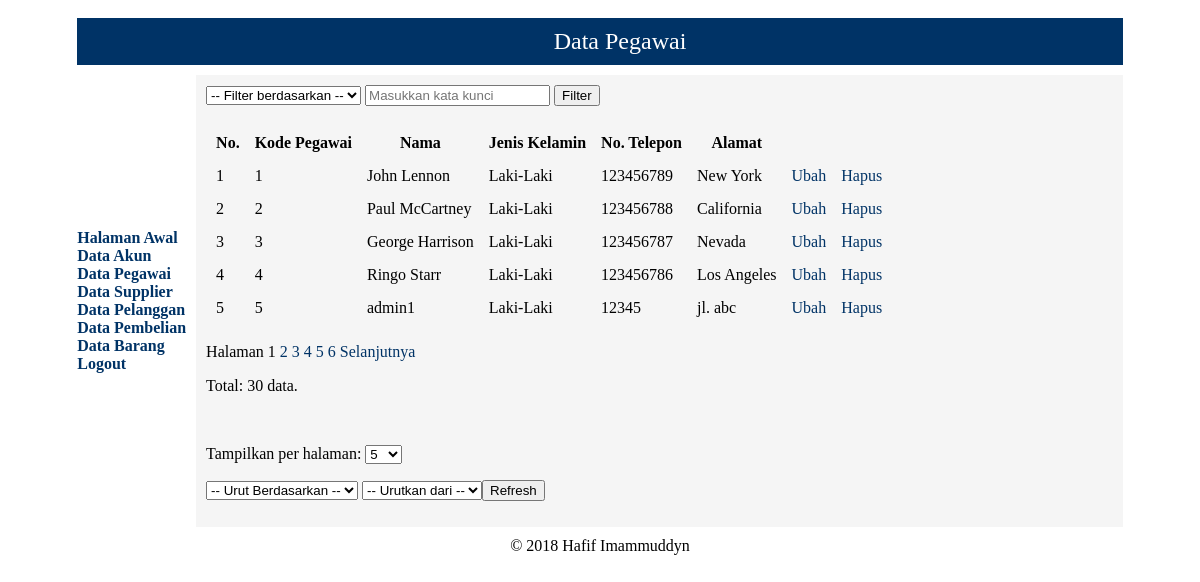
/lihat_pegawai.php (signed in), run on the app's committed database.
### tables this page shows
CREATE TABLE `tb_pegawai` (
  `kode_pegawai` int(11) NOT NULL AUTO_INCREMENT,
  `nama_lengkap` varchar(100) NOT NULL,
  `jenis_kelamin` enum('L','P') NOT NULL,
  `no_telepon` varchar(15) NOT NULL,
  `alamat` varchar(255) NOT NULL,
  PRIMARY KEY (`kode_pegawai`)
);

### lihat_pegawai.php (the view, shortened to what this page needs)
<?php
if (isset($_GET['display']) && check_five($_GET['display'])) {
    $display = $_GET['display'];
} else {
    if (isset($_SESSION['display'])) {
        $display = $_SESSION['display'];
    } else {
        $display = 5;
    }
}
if (isset($_GET['start']) && check_start($_GET['start'], $display)) {
    $start = $_GET['start'];
} else {
    $start = 0;
}
if (!isset($_GET['col'], $_GET['keyword']) || !in_array(strtolower($_GET['col']), [1, 2, 3, 4, 5]) || (strlen($_GET['keyword']) == 0)) {
    $col = $keyword = FALSE;
} else {
    $col = trim(htmlentities($_GET['col']));
    $keyword = trim(htmlentities($_GET['keyword']));
}
if (isset($_GET['c'], $_GET['o']) && in_array($_GET['c'], [1, 2, 3, 4, 5]) && in_array($_GET['o'], [1, 2])) {
    $c = $_GET['c'];
    $o = $_GET['o'];
} else {
    $c = $o = 1;
}
switch ($c) {
    case 1 : $column = 'kode_pegawai';
             break;
}
if ($o == 2) {
    $ob = 'DESC';
} else {
    $ob = 'ASC';
}
require('mysqli_connect.php');
if ($col && ($keyword !== FALSE)) {
    switch ($col) {
        case 1 : $colkey = 'kode_pegawai';
                   $hpc = 'Kode Pegawai';
                   break;
        case 2 : $colkey = 'nama_lengkap';
                   $hpc = 'Nama';
                   break;
        case 3 : $colkey = 'no_telepon';
                   $hpc = 'No. Telepon';
                   break;
        case 4 : $colkey = 'alamat';
                   $hpc = ucwords($colkey);
                   break;
        case 5 : $colkey = 'jenis_kelamin';
                   $hpc = 'Jenis Kelamin';
                   break;
    }
    $keyword = mysqli_real_escape_string($dbc, $keyword);
    $fq = " WHERE $colkey LIKE '%$keyword%'";
    $search = TRUE;
} else {
    $fq = '';
    $search = FALSE;
}
$q = "SELECT COUNT(*) FROM tb_pegawai $fq";
$r = @mysqli_query($dbc, $q) or die('<h1>Terjadi kesalahan!</h1><p>Kesalahan: ' . mysqli_error($dbc) . '</p>');
list($total_row) = mysqli_fetch_array($r, MYSQLI_NUM);
$q = "SELECT * FROM tb_pegawai $fq ORDER BY $column $ob LIMIT $start, $display";
$r = @mysqli_query($dbc, $q);
if ($r) {
    echo '<form name="pencarian" action="lihat_pegawai.php" method="get">
      <select name="col">
        <option value="">-- Filter berdasarkan --</option>
        <option value="1"' . ((isset($_GET['col']) && ($_GET['col'] == '1')) ? ' selected="selected"' : '') . '>Kode Pegawai</option>
        <option value="2"' . ((isset($_GET['col']) && ($_GET['col'] == '2')) ? ' selected="selected"' : '') . '>Nama</option>
        <option value="3"' . ((isset($_GET['col']) && ($_GET['col'] == '3')) ? ' selected="selected"' : '') . '>No. Telepon</option>
        <option value="4"' . ((isset($_GET['col']) && ($_GET['col'] == '4')) ? ' selected="selected"' : '') . '>Alamat</option>
        <option value="5"' . ((isset($_GET['col']) && ($_GET['col'] == '5')) ? ' selected="selected"' : '') . '>Jenis Kelamin</option>
      </select>
      <input name="keyword" placeholder="Masukkan kata kunci" type="text" minlength="1" maxlength="255" value="' . ((isset($_GET['keyword']) ? $_GET['keyword'] : '')) . '" />
      <input name="submit" type="submit" value="Filter" />
    </form><br />';
    if ($total_row == 0) {
        if ($search) {
            echo '<p>Data tidak ditemukan.</p>';
        } else {
            echo '<p>Tidak ada data.</p>';
        }
    } else {
        echo '<table border="0" cellspacing="5" cellpadding="5">
          <tr>
            <th>No.</th>
            <th>Kode Pegawai</th>
            <th>Nama</th>
            <th>Jenis Kelamin</th>
            <th>No. Telepon</th>
            <th>Alamat</th>';
        echo '</tr>';
        $no = $start + 1;
        while ($row = mysqli_fetch_array($r, MYSQLI_ASSOC)) {
            echo '<tr>
                <td>' . $no . '</td>
                <td>' . $row['kode_pegawai'] . '</td>
                <td>' . $row['nama_lengkap'] . '</td>
                <td>' . (($row['jenis_kelamin'] == 'L') ? 'Laki-Laki' : 'Perempuan') . '</td>
                <td>' . $row['no_telepon'] . '</td>
                <td>' . $row['alamat'] . '</td>';
            if ($_SESSION['user_level'] == 'administrator') {
                echo '<td><a class="navlink" href="edit_pegawai.php?id=' . $row['kode_pegawai'] . '">Ubah</a></td>
                    <td><a class="navlink" href="hapus_pegawai.php?id=' . $row['kode_pegawai'] . '">Hapus</a></td>';
            }
            echo '</tr>';
            $no++;
        }
        echo '</table>';
        if (isset($_GET['c'])) {
            $c = $_GET['c'];
        } else {
            $c = NULL;
        }
        if (isset($_GET['o'])) {
            $o = $_GET['o'];
        } else {
            $o = NULL;
        }
        if ($total_row > $display) {
          $page = ceil($total_row / $display);
        } else {
          $page = 1;
        }
        if ($page > 1) {
            echo '<p>Halaman ';
            $current_page = ($start / $display) + 1;
            for ($i = 1; $i <= $page; $i++) {
                if ($i == $current_page) {
                    echo $i . ' ';
                } else {
                    echo '<a class="navlink" href="lihat_pegawai.php?col=' . $col . '&keyword=' . $keyword . '&start=' . ($display * ($i - 1)) . '&display=' . $display . '&c=' . $c . '&o=' . $o . '">' . $i . ' </a>';
                }
            }
            if ($current_page != $page) {
                echo ' <a class="navlink" href="lihat_pegawai.php?col=' . $col . '&keyword=' . $keyword . '&start=' . ($start + $display) . '&display=' . $display . '&c=' . $c . '&o=' . $o . '">Selanjutnya</a>';
            }
            echo '</p>';
        }
        echo '<p>Total: ' . $total_row . ' data.</p><br />';
        echo '<form name="sorting" action="lihat_pegawai.php" method="get">
            <p>
              <label>Tampilkan per halaman: </label>
              <select name="display">
                <option value="5"' . (($display == 5) ? ' selected="selected"' : '') . '>5</option>
                <option value="10"' . (($display == 10) ? ' selected="selected"' : '') . '>10</option>
                <option value="15"' . (($display == 15) ? ' selected="selected"' : '') . '>15</option>
              </select>
            </p>
            <p>
              <select name="c">
                <option value="">-- Urut Berdasarkan --</option>
                <option value="1"' . ((isset($_GET['c']) && ($_GET['c'] == 1)) ? ' selected="selected"' : '') . '>Kode Pegawai</option>
                <option value="2"' . ((isset($_GET['c']) && ($_GET['c'] == 2)) ? ' selected="selected"' : '') . '>Nama</option>
                <option value="3"' . ((isset($_GET['c']) && ($_GET['c'] == 3)) ? ' selected="selected"' : '') . '>Jenis Kelamin</option>
                <option value="4"' . ((isset($_GET['c']) && ($_GET['c'] == 4)) ? ' selected="selected"' : '') . '>No. Telepon</option>
                <option value="5"' . ((isset($_GET['c']) && ($_GET['c'] == 5)) ? ' selected="selected"' : '') . '>Alamat</option>
              </select>
              <select name="o">
                <option value="">-- Urutkan dari --</option>
                <option value="1"' . ((isset($_GET['o']) && ($_GET['o'] == 1)) ? ' selected="selected"' : '') . '>A-Z</option>
                <option value="2"' . ((isset($_GET['o']) && ($_GET['o'] == 2)) ? ' selected="selected"' : '') . '>Z-A</option>
              </select>';
        echo '<input name="submit" type="submit" value="Refresh" /></p></form>';
    }
} else {
    echo '<h1>Terjadi kesalahan!</h1><p>Kesalahan:<br />' . mysqli_error($dbc) . '</p>';
}
?>

### data on the page
tb_pegawai: kode_pegawai "1", nama_lengkap "John Lennon", jenis_kelamin "Laki-Laki", no_telepon "123456789", alamat "New York"
tb_pegawai: kode_pegawai "2", nama_lengkap "Paul McCartney", jenis_kelamin "Laki-Laki", no_telepon "123456788", alamat "California"
tb_pegawai: kode_pegawai "3", nama_lengkap "George Harrison", jenis_kelamin "Laki-Laki", no_telepon "123456787", alamat "Nevada"
tb_pegawai: kode_pegawai "4", nama_lengkap "Ringo Starr", jenis_kelamin "Laki-Laki", no_telepon "123456786", alamat "Los Angeles"
tb_pegawai: kode_pegawai "5", nama_lengkap "admin1", jenis_kelamin "Laki-Laki", no_telepon "12345", alamat "jl. abc"

### other printed values
$total_row "30"
